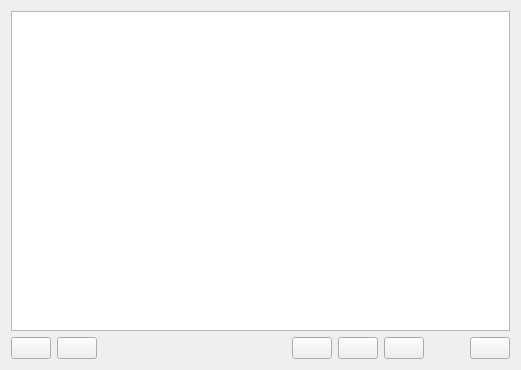
<?xml version="1.0" encoding="UTF-8"?>
<ui version="4.0">
 <class>ProjectListWindow</class>
 <widget class="QMainWindow" name="ProjectListWindow">
  <property name="geometry">
   <rect>
    <x>0</x>
    <y>0</y>
    <width>521</width>
    <height>370</height>
   </rect>
  </property>
  <property name="windowTitle">
   <string>Список проектов</string>
  </property>
  <widget class="QWidget" name="centralWidget">
   <layout class="QVBoxLayout" name="verticalLayout">
    <item>
     <widget class="QTableView" name="projectsView">
      <property name="editTriggers">
       <set>QAbstractItemView::NoEditTriggers</set>
      </property>
      <property name="alternatingRowColors">
       <bool>true</bool>
      </property>
      <property name="selectionMode">
       <enum>QAbstractItemView::SingleSelection</enum>
      </property>
      <property name="selectionBehavior">
       <enum>QAbstractItemView::SelectRows</enum>
      </property>
      <property name="sortingEnabled">
       <bool>false</bool>
      </property>
      <attribute name="horizontalHeaderCascadingSectionResizes">
       <bool>true</bool>
      </attribute>
      <attribute name="horizontalHeaderMinimumSectionSize">
       <number>50</number>
      </attribute>
      <attribute name="horizontalHeaderStretchLastSection">
       <bool>true</bool>
      </attribute>
     </widget>
    </item>
    <item>
     <layout class="QHBoxLayout" name="horizontalLayout">
      <item>
       <widget class="QPushButton" name="btnExportProject">
        <property name="toolTip">
         <string>Экспортировать проект в XML-файл</string>
        </property>
        <property name="text">
         <string/>
        </property>
        <property name="icon">
         <iconset resource="icons.qrc">
          <normaloff>:/images/icons/xml.png</normaloff>:/images/icons/xml.png</iconset>
        </property>
        <property name="iconSize">
         <size>
          <width>32</width>
          <height>32</height>
         </size>
        </property>
       </widget>
      </item>
      <item>
       <widget class="QPushButton" name="btnImportProject">
        <property name="toolTip">
         <string>Импортировать проект из текстового файла</string>
        </property>
        <property name="styleSheet">
         <string notr="true">text-align: left;</string>
        </property>
        <property name="text">
         <string/>
        </property>
        <property name="icon">
         <iconset resource="icons.qrc">
          <normaloff>:/images/icons/box.png</normaloff>:/images/icons/box.png</iconset>
        </property>
        <property name="iconSize">
         <size>
          <width>32</width>
          <height>32</height>
         </size>
        </property>
       </widget>
      </item>
      <item>
       <spacer name="horizontalSpacer">
        <property name="orientation">
         <enum>Qt::Horizontal</enum>
        </property>
        <property name="sizeHint" stdset="0">
         <size>
          <width>40</width>
          <height>20</height>
         </size>
        </property>
       </spacer>
      </item>
      <item>
       <widget class="QPushButton" name="btnNewProject">
        <property name="toolTip">
         <string>Создать новый проект</string>
        </property>
        <property name="text">
         <string/>
        </property>
        <property name="icon">
         <iconset resource="icons.qrc">
          <normaloff>:/images/icons/document_add.png</normaloff>:/images/icons/document_add.png</iconset>
        </property>
        <property name="iconSize">
         <size>
          <width>32</width>
          <height>32</height>
         </size>
        </property>
       </widget>
      </item>
      <item>
       <widget class="QPushButton" name="btnEditProject">
        <property name="toolTip">
         <string>Редактировать метаданные</string>
        </property>
        <property name="text">
         <string/>
        </property>
        <property name="icon">
         <iconset resource="icons.qrc">
          <normaloff>:/images/icons/document.png</normaloff>:/images/icons/document.png</iconset>
        </property>
        <property name="iconSize">
         <size>
          <width>32</width>
          <height>32</height>
         </size>
        </property>
       </widget>
      </item>
      <item>
       <widget class="QPushButton" name="btnDeleteProject">
        <property name="toolTip">
         <string>Удалить проект</string>
        </property>
        <property name="text">
         <string/>
        </property>
        <property name="icon">
         <iconset resource="icons.qrc">
          <normaloff>:/images/icons/document_delete.png</normaloff>:/images/icons/document_delete.png</iconset>
        </property>
        <property name="iconSize">
         <size>
          <width>32</width>
          <height>32</height>
         </size>
        </property>
       </widget>
      </item>
      <item>
       <spacer name="horizontalSpacer_2">
        <property name="orientation">
         <enum>Qt::Horizontal</enum>
        </property>
        <property name="sizeType">
         <enum>QSizePolicy::Minimum</enum>
        </property>
        <property name="sizeHint" stdset="0">
         <size>
          <width>40</width>
          <height>20</height>
         </size>
        </property>
       </spacer>
      </item>
      <item>
       <widget class="QPushButton" name="btnClose">
        <property name="toolTip">
         <string>Закрыть окно</string>
        </property>
        <property name="text">
         <string/>
        </property>
        <property name="icon">
         <iconset resource="icons.qrc">
          <normaloff>:/images/icons/cancel.png</normaloff>:/images/icons/cancel.png</iconset>
        </property>
        <property name="iconSize">
         <size>
          <width>32</width>
          <height>32</height>
         </size>
        </property>
       </widget>
      </item>
     </layout>
    </item>
   </layout>
  </widget>
 </widget>
 <layoutdefault spacing="6" margin="11"/>
 <resources>
  <include location="icons.qrc"/>
 </resources>
 <connections/>
</ui>
